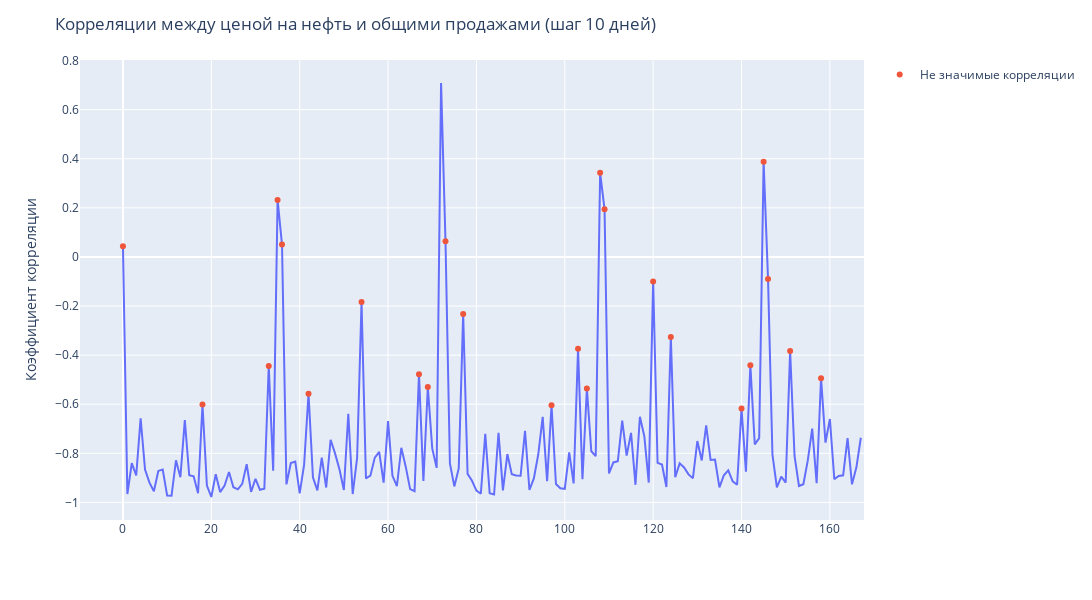

Write notebook code for a chart like this one.
### Markdown cell above
Красными кругами отметим на графиках не значимые корреляции (p-value > 0.05).

### Code cell
fig = px.line(correlations_10_days, x=range(168), y='corr', labels={'x': '', 'corr': 'Коэффициент корреляции'})

fig.add_trace(go.Scatter(x=list(correlations_10_days_not_significant.index),
                    y=correlations_10_days_not_significant['corr'],
                    mode='markers',
                    name='Не значимые корреляции'))

fig.update_layout(
    autosize=False,
    width=1400,
    height=600,
    title_text='Корреляции между ценой на нефть и общими продажами (шаг 10 дней)'
)

fig.show()

display(Image(filename='img/oil_sales_10day_corr.png', width=1200))

### Figure 1 — Plotly figure (JSON) as saved in the notebook; plotly's stock layout.template omitted (floating-point values rounded to 4 significant figures; data arrays with more than 128 entries replaced by an {"elided": "..."} marker saying what was removed)
{"data": [{"hovertemplate": "=%{x}<br>Коэффициент корреляции=%{y}<extra></extra>", "legendgroup": "", "line": {"color": "#636efa", "dash": "solid"}, "marker": {"symbol": "circle"}, "mode": "lines", "name": "", "orientation": "v", "showlegend": false, "type": "scatter", "x": {"elided": "168 int values"}, "xaxis": "x", "y": {"elided": "168 float values"}, "yaxis": "y"}, {"mode": "markers", "name": "Не значимые корреляции", "type": "scatter", "x": [0, 18, 33, 35, 36, 42, 54, 67, 69, 73, 77, 97, 103, 105, 108, 109, 120, 124, 140, 142, 145, 146, 151, 158], "y": [0.04345, -0.6012, -0.4443, 0.2321, 0.05031, -0.557, -0.184, -0.4779, -0.5299, 0.06389, -0.2327, -0.6045, -0.3743, -0.5362, 0.3428, 0.1938, -0.09994, -0.3262, -0.6176, -0.4412, 0.3873, -0.08939, -0.3835, -0.4938]}], "layout": {"autosize": false, "height": 600, "legend": {"tracegroupgap": 0}, "margin": {"t": 60}, "title": {"text": "Корреляции между ценой на нефть и общими продажами (шаг 10 дней)"}, "width": 1400, "xaxis": {"anchor": "y", "domain": [0, 1], "title": {"text": ""}}, "yaxis": {"anchor": "x", "domain": [0, 1], "title": {"text": "Коэффициент корреляции"}}}}
